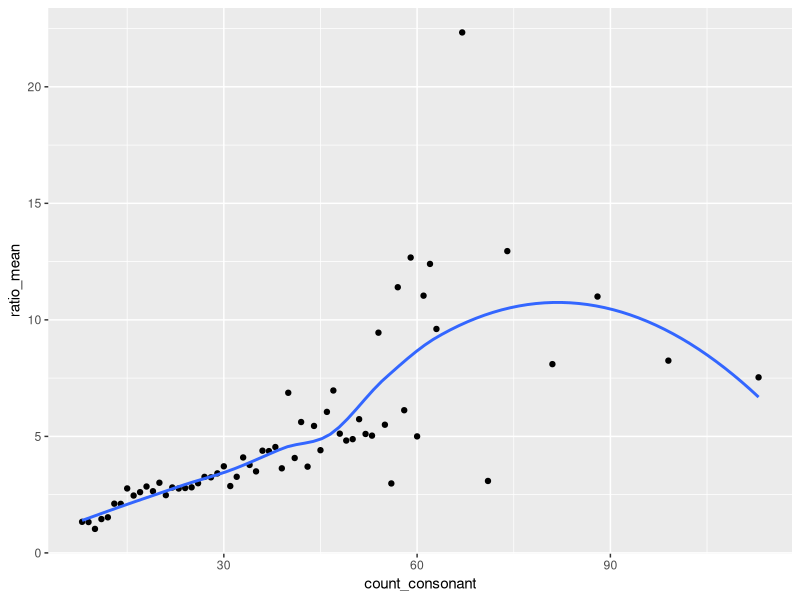
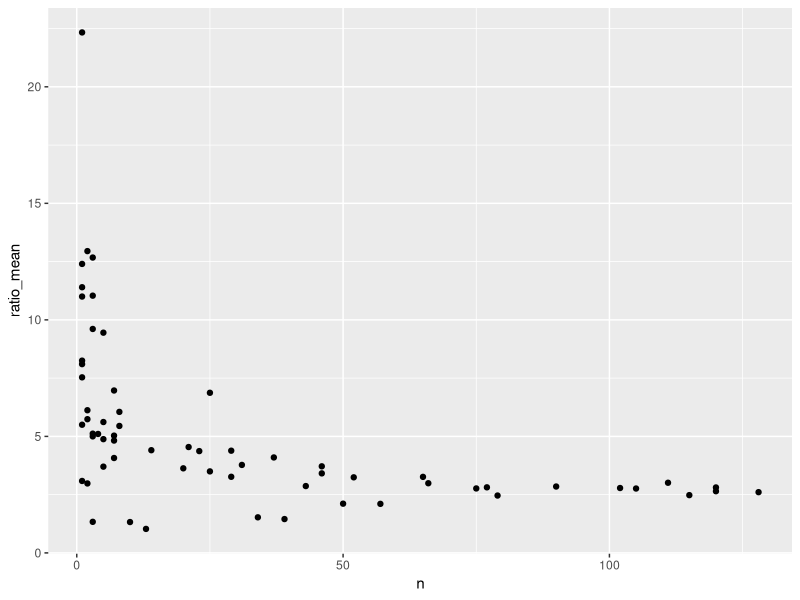
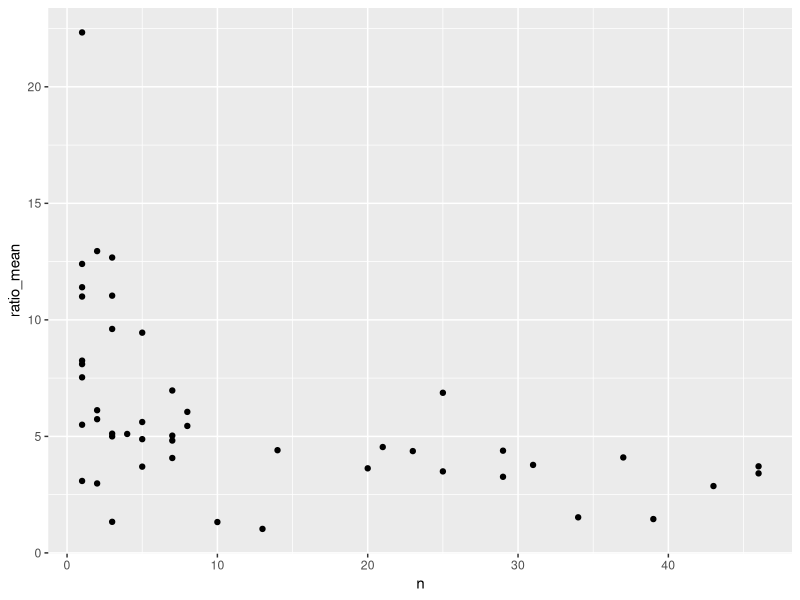

The R script that drew these images, in order:
library(tidyverse)

# print working directory (You should be in ~/Datatransform2)
cat(paste("Your current working directory is: ",
          getwd(), 
          sep = "\n"))

#bring in the Phoible inventories data
inventories <- read.csv("Contributions.csv")

# bring in the Austronesian Comparative Dictionary (Proto Language Data)
acd_data <- read.csv("acdwebscrape.csv")

#use mutate to add a column that calculates the ratio of consonants to vowels
# # # # # # # # # # # # # # # # # # # # # # # # # 
ratio <- mutate(inventories, 
                cvratio = count_consonant / count_vowel)

#arrange the rows by the new column values in descending order
# # # # # # # # # # # # # # # # # # # # # # # # # 
ratio_ordered <- arrange(ratio, 
                         desc(
                           cvratio
                           )
                         )

# make a test grouping by token and gloss
# # # # # # # # # # # # # # # # # # # # # # # # # 
testgroup <- group_by(acd_data, #load the main data
                      token_data, #add a group
                      gloss_data) #add a second group

# summarise (remove duplicates) in the grouping
test_sum <- summarise(testgroup)

# make a test grouping by token and gloss (2)
# # # # # # # # # # # # # # # # # # # # # # # # # 
testgroup_2 <- group_by(ratio, #load the main data
                      count_consonant #add a group
                      ) 

# set up a dataframe that summarizes w/respect to consonant and vowel counts
test_sum2 <- summarise(testgroup_2, # load data
          ratio_mean = mean(cvratio, # create a new column for the mean of cvratio that will process by group
                            na.rm = TRUE # if there is 'blank' data (NA values), just remove them
                            )
          )

# make a plot of the summarise data
ggplot(data = test_sum2, # load plot data
       mapping = aes(x = count_consonant, # assign axis data
                     y = ratio_mean)
       ) + 
  geom_point() + # dot layer
  geom_smooth(se = FALSE) # curve layer

# How to make code simpler? Pipe: %>%

# rewrite of above code
ratio_plot <- mutate(inventories, 
                cvratio = count_consonant / count_vowel
                )%>%
group_by(
          count_consonant #add a group
)%>%
summarise(ratio_mean = mean(cvratio, # create a new column for the mean of cvratio that will process by group
                            na.rm = TRUE # if there is 'blank' data (NA values), just remove them
                            )
)%>%
ggplot(mapping = aes(x = count_consonant, # assign axis data
                     y = ratio_mean)
) + 
  geom_point() + # dot layer
  geom_smooth(se = FALSE) # curve layer

# n() (count)
# check the prevalence of given values of ratio_mean in the data
ratio_plot <- mutate(inventories, 
                     cvratio = count_consonant / count_vowel
)%>%
  group_by(
    count_consonant #add a group
  )%>%
  summarise(ratio_mean = mean(cvratio, # create a new column for the mean of cvratio that will process by group
                              na.rm = TRUE # if there is 'blank' data (NA values), just remove them
                              ),
            n = n()
  )

  ggplot(data = ratio_plot, 
         mapping = aes(x = n, # assign axis data
                       y = ratio_mean)
  ) + 
  geom_point()
  
# so for some reason there appears to be higher variation in ratio_mean when
  # the count for given mean value of c/v is lower?
  
  # try adding a filter with pipe
  ratio_plot <- mutate(inventories, 
                       cvratio = count_consonant / count_vowel
  )%>%
    group_by(
      count_consonant #add a group
    )%>%
    summarise(ratio_mean = mean(cvratio, # create a new column for the mean of cvratio that will process by group
                                na.rm = TRUE # if there is 'blank' data (NA values), just remove them
    ),
    n = n()
    )%>%
  filter(n < 50)
    
  ggplot(data = ratio_plot, 
         mapping = aes(x = n, # assign axis data
                       y = ratio_mean)
  ) + 
    geom_point()



